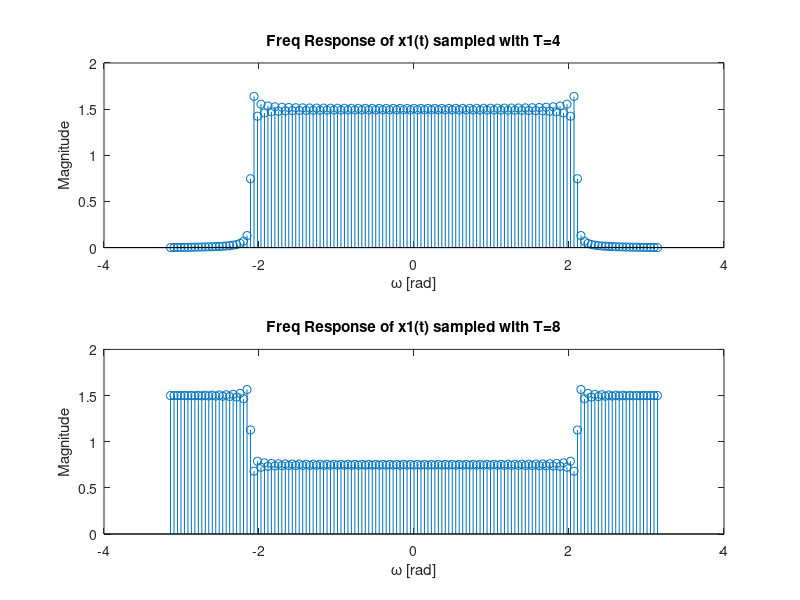
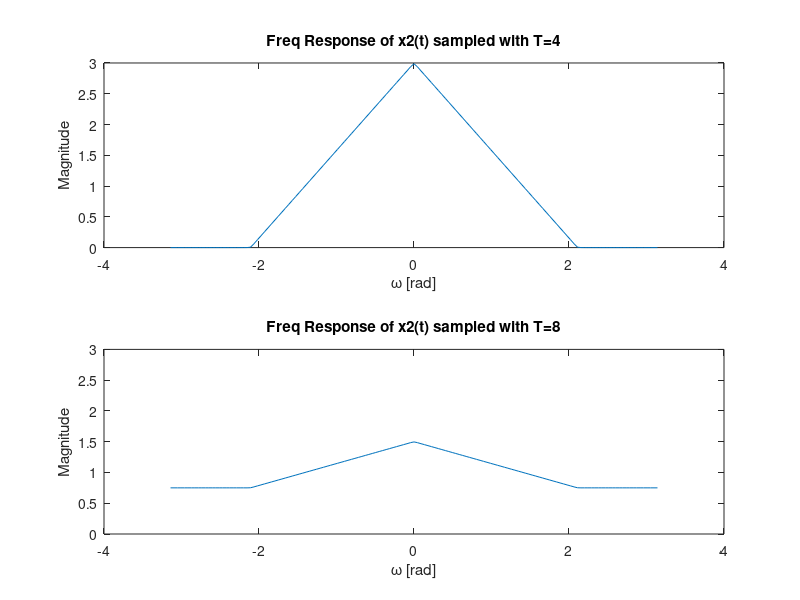
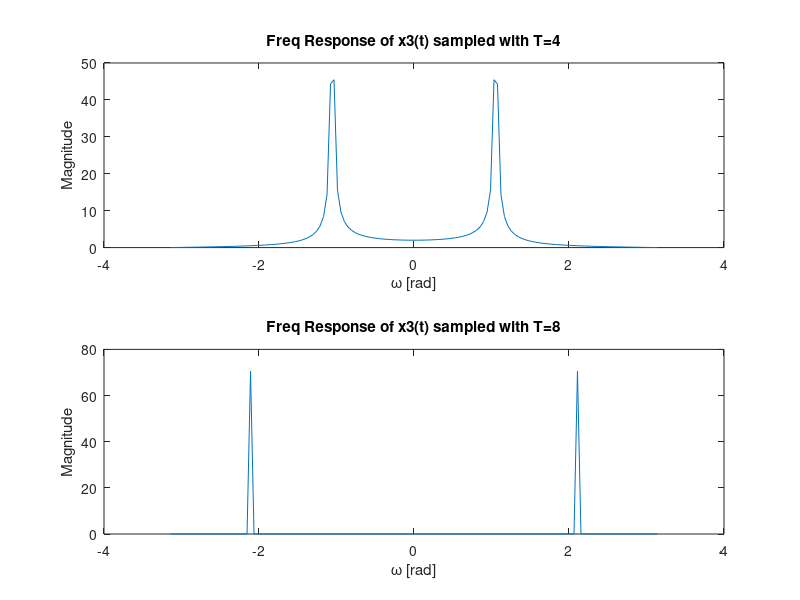
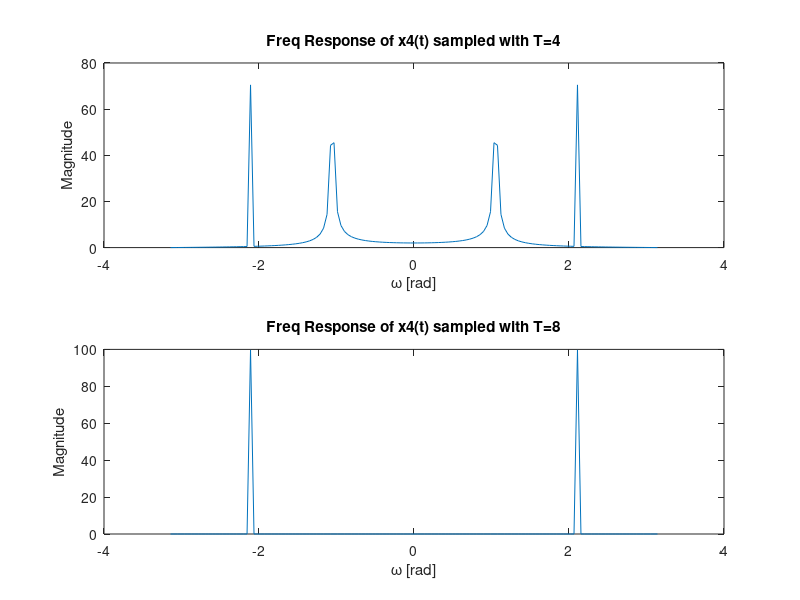

Here is the MATLAB script that generated these plots, in order:
clear all;

%------ x1 = sinc(t/6)------
n = -70:70;
w = linspace(-pi, pi, 141);

T = 4;
figure
x1_4 = sinc((n*T/6));
fft_x1_4 = fftshift(fft(x1_4));
subplot(2,1,1);
stem(w,abs(fft_x1_4));
title('Freq Response of x1(t) sampled with T=4')
xlabel('\omega [rad]'),ylabel('Magnitude');

T = 8;
x1_8 = sinc((n*T/6));
fft_x1_8 = fftshift(fft(x1_8));
subplot(2,1,2);
stem(w,abs(fft_x1_8));
title('Freq Response of x1(t) sampled with T=8')
xlabel('\omega [rad]'),ylabel('Magnitude');
%----- x(t) = (sinc(t/12))^2 -----------
figure
T=4;
x2_4 = sinc((n*T/12)).*sinc((n*T/12));
% 
% plot(abs(fftshift(fft(sinc((n*T/12))))));
% 
% fft_x2_4_1 = fftshift(fft(sinc((n*T/12))));
% fft_x2_4_2 =fftshift(fft(sinc((n*T/12))));
% plot(abs(conv(fft_x2_4_1,fft_x2_4_2)));

fft_x2_4 = fftshift(fft(x2_4));
subplot(2,1,1);
plot(w,abs(fft_x2_4));
title('Freq Response of x2(t) sampled with T=4')
xlabel('\omega [rad]'),ylabel('Magnitude');

T=8;
x2_8 = sinc((n*T/12)).*sinc((n*T/12));
fft_x2_8 = fftshift(fft(x2_8));
subplot(2,1,2);
plot(w,abs(fft_x2_8));
title('Freq Response of x2(t) sampled with T=8')
xlabel('\omega [rad]'),ylabel('Magnitude'),axis([-4 4 0 3]);

%----- x(t) = cos((pi/12)t) -----------
figure
T=4;
x3_4 = cos((pi*n*T)/12);
fft_x3_4 = fftshift(fft(x3_4));
subplot(2,1,1);
plot(w,abs(fft_x3_4));
title('Freq Response of x3(t) sampled with T=4')
xlabel('\omega [rad]'),ylabel('Magnitude');

T=8;
x3_8 = cos((pi*n*T)/12);
fft_x3_8 = fftshift(fft(x3_8));
subplot(2,1,2);
plot(w,abs(fft_x3_8));
title('Freq Response of x3(t) sampled with T=8')
xlabel('\omega [rad]'),ylabel('Magnitude');


%----- x(t) = cos((pi/12)t) + sin((pi/6)t) -----------
figure
T=4;
x4_4 = cos((pi*n*T)/12) + sin((pi*n*T)/6);
fft_x4_4 = fftshift(fft(x4_4));
subplot(2,1,1);
plot(w,abs(fft_x4_4));
title('Freq Response of x4(t) sampled with T=4')
xlabel('\omega [rad]'),ylabel('Magnitude');

T=8;
x4_8 = cos((pi*n*T)/12) + sin((pi*n*T)/6);
fft_x4_8 = fftshift(fft(x4_8));
subplot(2,1,2);
plot(w,abs(fft_x4_8));
title('Freq Response of x4(t) sampled with T=8')
xlabel('\omega [rad]'),ylabel('Magnitude');

%-----------experiment ----------------
figure
T=4;
y = sin((pi*n*T)/6);
fft_y = fftshift(fft(y));
plot(w,abs(fft_y));

T
